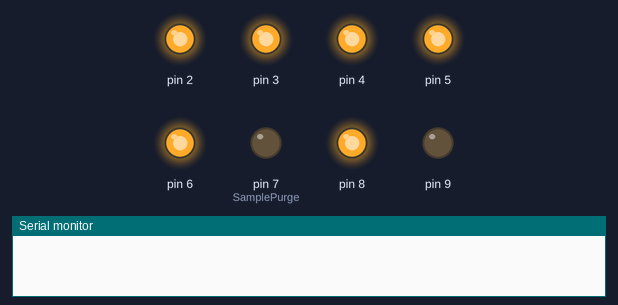
Bench run of a sketch on a simulated Arduino Uno, built with avr-gcc and run on an emulated ATmega328P. Parts: output pins drawn as LEDs (lit = HIGH), the last lines printed to the serial monitor. Pins used as bus, display or sensor lines are not drawn.

Above: at 0.2 s.
At 19.5 s:
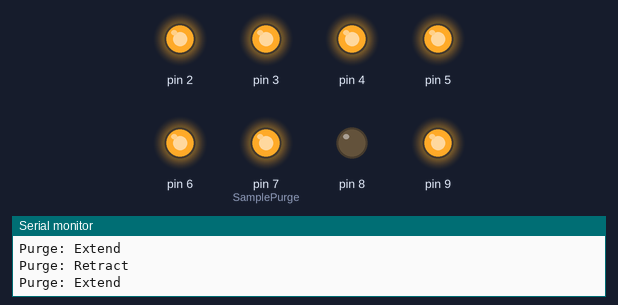
At 30.6 s:
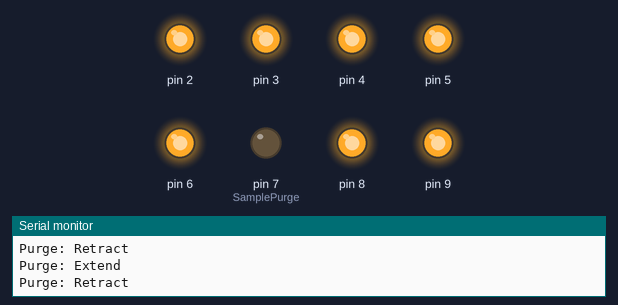
At 35.9 s:
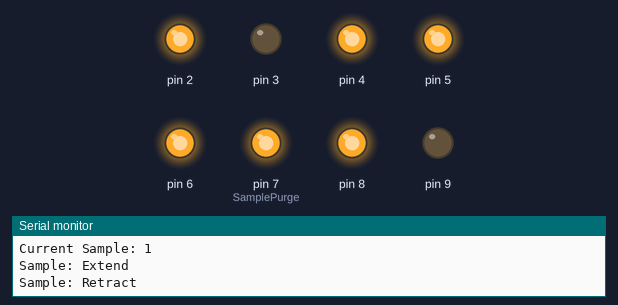
At 37.9 s:
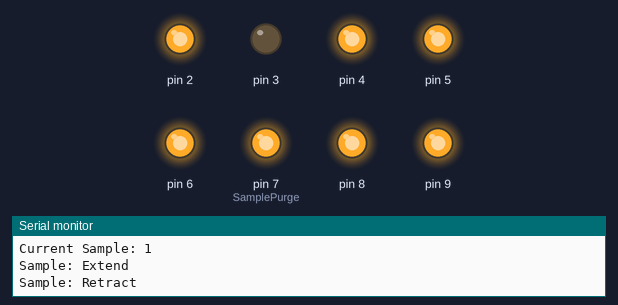
At 38.9 s:
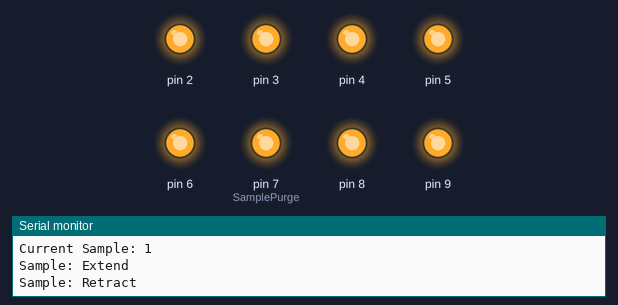
Timing chart, 0 to 40.4 s (numbered marks = the images above):
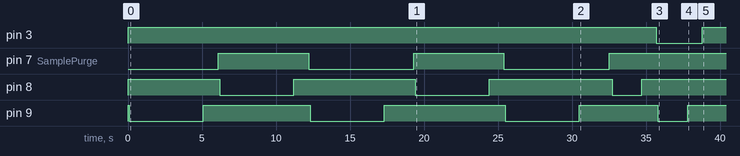

The sketch:

FluxCase_doublePull1.ino
```cpp
/*
Derrived from the work of Chris Strasburg, Ames Laboratory, US DOE <cstras@ameslab.gov>

Author: Myron Coleman, Agricultural Research Service, USDA, Lincoln NE
I used much of the logic and many variable/function names that Chris devloped.
My intention was to make the logic easier to read and follow.

Lines beginning with "Serial.xxxx" are intended to send text to a debugging window in the Arduino IDE.  You can delete those lines if you wish.

This code controls an automatic gas sampler.  Samples are collected from a chamber and stored in syringes.

Here's what should happen:
-Retract actuator (See sample time variable)
-Extend actuator (see sample time variable)
-Retract actuator (see sample time variable)
-Purge chamber twice
-collect 4 gas samples (purge before each sample) (wait ten minutes between)

*/

/*
  Pin mapping:
  DIO 8 - Extend Actuator (HIGH = OFF, LOW = ON)
  DIO 9 - Retract Actuator (HIGH = OFF, LOW = ON)
  DIO 2 - Solenoid #1 (LOW = Nothing, HIGH = Chamber)
  DIO 3 - Solenoid #2 (LOW = Vial, HIGH = Passthrough)
  DIO 4 - Solenoid #3 (LOW = Vial, HIGH = Passthrough)
  DIO 5 - Solenoid #4 (LOW = Vial, HIGH = Passthrough)
  DIO 6 - Solenoid #5 (LOW = Vial, HIGH = Passthrough)
  DIO 7 - Solenoid #6 (Low = Main Syringe to Sample Block | High Purge to Inside Orange Case)
*/

//Pin Definitions
const int ACTUATOR_X = 8; // Extend Actuator
const int ACTUATOR_R = 9; //Retract Actuator
const int SamplePurge = 7;  //valve that purges sample chamber to atmosphere of orange case

//Timing is expressed in millisecond (5 seconds = 5000 ms)
const unsigned long ACTUATOROPTIME = 2000 ; // Send signal for n/1000 seconds  **Adjust this up or down to change your collected air volume**
const unsigned long ACTSIGDELAY = 100;     // half-second delay to ensure that two 'on' signals
                                           // are not sent to the actuator at the same time.
//Solenoid Definitions HIGH == passthrough, LOW == chamber/vial   //If valves behave inversely, swap these two around (change low to high and vise versa)
const int CHAMBERVIAL = LOW;
const int PASSTHROUGH = HIGH;

int currentSolenoid = 3;                      //start with the first sample valve ([0] is for the chamber/purge)

const unsigned long SAMPLEDELAY = 600000; // 10 minute delay between samples (600000)
//const unsigned long SAMPLEDELAY = 10000; // 10 second delay between samples (10000) FOR TESTING PURPOSES

void setup() {
   Serial.begin(9600); // Enable //Serial. Port Output For Debugging (Comment out if un-needed).

    int i=2;
    for (i = 0; i < 10; i++)  //Sets the state of relays 0-7 to passthrough
    {
        pinMode(i, OUTPUT);         //Set pin to output (needed to control valves)
        digitalWrite(i, PASSTHROUGH); //Set current solenoid to low/passthrough
    }

    //Retract Actuator in case it didn't close all the way before
    digitalWrite(7,LOW);
    move_actuator(ACTUATOR_R, 5000); //retract for 5 seconds
    digitalWrite(7,HIGH);

    //Purge Once Here, and again before the first sample.  After this, one purge between samples.
    Serial.println("Begin");
    purge();

}

void loop()
{
//Yes, I know This isn't as elegant as a for-loop.  I wanted to make it easier to read and follow.
//Each Time this loop executes, the program choses the next sample vial.
    switch (currentSolenoid) {

    case 3:
    {
        //Vial 1
        purge();
        delay(ACTSIGDELAY); //We need a very short break so the actuator doesn't get confused
        get_sample(currentSolenoid);

        currentSolenoid++;
        delay(SAMPLEDELAY);
        break;
    }
    case 4:
    {
        //Vial 2
        purge();
        delay(ACTSIGDELAY); //We need a very short break so the actuator doesn't get confused
        get_sample(currentSolenoid);

        currentSolenoid++;
        delay(SAMPLEDELAY);
        break;
    }
    case 5:
    {
        //Vial 3
        purge();
        delay(ACTSIGDELAY); //We need a very short break so the actuator doesn't get confused
        get_sample(currentSolenoid);

        currentSolenoid++;
        delay(SAMPLEDELAY);
        break;
    }
    case 6:
    {
        //Vial 4
        purge();
        delay(ACTSIGDELAY); //We need a very short break so the actuator doesn't get confused
        get_sample(currentSolenoid);

        currentSolenoid++;
        delay(SAMPLEDELAY);
        break;
    }
    default :
    {
        //This case is chosen after all four samples have been taken.  It's purgatory for the computer (until you reboot it)
        while (1)
        {
            Serial.println("Sleepy Time");
            delay(1000000); //sleep forever
        }
    }

}

}


void move_actuator(const int outpin, int runtime)
{
    //This function will turn on either side of the actuator relays.  Actuator_X will extend, Actuator_R will retract.
    //We have to drive the pin low to engage the direction pin we want, and we have to remember to turn it high when we're done.

    delay(100);
    digitalWrite(outpin, LOW);
    delay(runtime);
    digitalWrite(outpin, HIGH);
    delay(1000);

    }

void purge() {
    //This function will purge air from the chamber to the inside of the orange case
    Serial.println("Purge: Extend");
    move_actuator(ACTUATOR_X,5000); //Move main syringe for 5 seconds
    digitalWrite(SamplePurge, LOW);
    Serial.println("Purge: Retract");
    move_actuator(ACTUATOR_R, 5000); //Move main syringe for 5 seconds
    delay(1000);
    digitalWrite(SamplePurge, HIGH);
}

void get_sample(const int currentvalve)
{
    //This Function will take a sample from the chamber and transfer it to the current valve/syringe (currentvalve)
    String out_message = "Current Sample: ";
    out_message += currentvalve-2;  //This makes the serial ouput show sample 1-4 instead of the valve number (3-7)
    Serial.println(out_message);
    Serial.println("Sample: Extend");
    move_actuator(ACTUATOR_X, ACTUATOROPTIME);                  //Extend Actuator
    digitalWrite(currentvalve,CHAMBERVIAL);     //Set Current Sample Valve to Vial
    Serial.println("Sample: Retract");
    move_actuator(ACTUATOR_R, ACTUATOROPTIME);                  //Transfer Sample to Current Syringe/Vial
    digitalWrite(currentvalve, PASSTHROUGH);    //Set Current Sample Valve to passthrough

   }
```

Measured:
- by itself, pin 3: HIGH → LOW at 35.7 s, → HIGH 3.1 s later
- by itself, pin 7 (SamplePurge): alternates HIGH for 6.1 s and LOW for 7.1 s, 4 changes in all, then stays HIGH
- by itself, pin 8: goes LOW 5.0 s, HIGH 8.2 s, LOW 5.0 s, HIGH 8.3 s, LOW 2.0 s, then HIGH
- by itself, pin 9: HIGH → LOW at 0.10 s, → HIGH 5.0 s later, → LOW 7.2 s later, → HIGH 5.0 s later, … (8 changes in this stretch)
